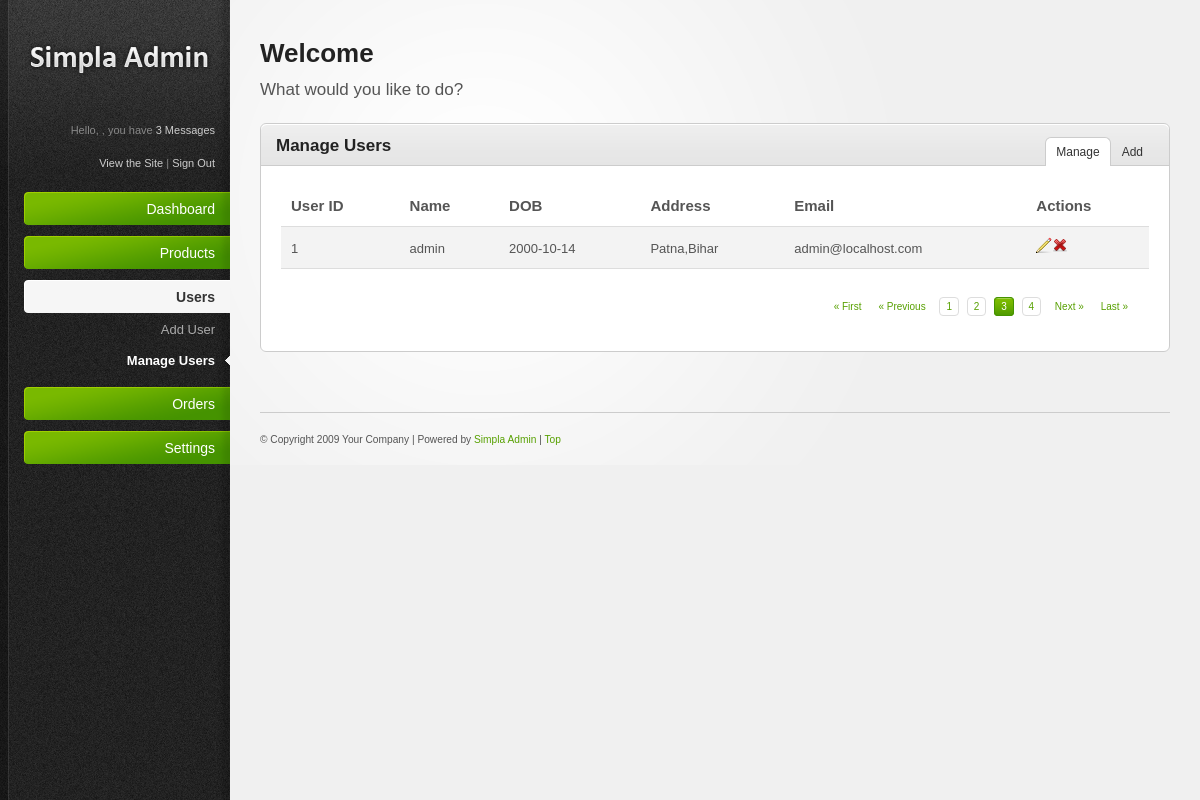
/manageusers.php, run on the app's committed database.
### tables this page shows
CREATE TABLE `users` (
  `userid` int(11) NOT NULL,
  `uname` varchar(100) NOT NULL,
  `dob` date NOT NULL,
  `address` varchar(200) NOT NULL,
  `email` varchar(100) NOT NULL,
  `password` varchar(100) NOT NULL
);

### manageusers.php (the view, shortened to what this page needs)
<?php include 'header.php'; ?>
<?php include 'sidebar.php'; ?>
<?php include 'config.php';
?>
    <div id="main-content">
        <h2><?php echo 'Welcome'.' '. $_SESSION['userdata']['uname']; ?></h2>
        <p id="page-intro">What would you like to do?</p>
        <div class="content-box">
            <div class="content-box-header">
                <h3>Manage Users</h3>
                <ul class="content-box-tabs">
                    <li><a href="#tab1" class="default-tab">Manage</a></li>
                    <li><a href="#tab2">Add</a></li>
                </ul>
            </div>
            <div class="content-box-content">
                <div class="tab-content default-tab" id="tab1">
                    <?php
                        $sql = "SELECT * FROM users";
                        $result = $conn->query($sql);
                    ?>
                    <table>
                        <thead>
                            <tr>
                               <th>User ID</th>
                               <th>Name</th>
                               <th>DOB</th>
                               <th>Address</th>
                               <th>Email</th>
                               <th>Actions</th>
                            </tr>
                        </thead>
                        <tfoot>
                            <tr>
                                <td colspan="7">
                                    <div class="pagination">
                                        <a href="#" title="First Page">&laquo; First</a><a href="#" title="Previous Page">&laquo; Previous</a>
                                        <a href="#" class="number" title="1">1</a>
                                        <a href="#" class="number" title="2">2</a>
                                        <a href="#" class="number current" title="3">3</a>
                                        <a href="#" class="number" title="4">4</a>
                                        <a href="#" title="Next Page">Next &raquo;</a><a href="#" title="Last Page">Last &raquo;</a>
                                    </div>
                                </td>
                            </tr>
                        </tfoot>
                        <tbody>
                        <?php while ($row = $result->fetch_assoc()) {
                                    echo '<tr>';
                                        echo '<td>'.$row['userid'].'</td>';
                                        echo '<td>'.$row['uname'].'</td>';
                                        echo '<td>'.$row['dob'].'</td>' ;
                                        echo '<td>'.$row['address'].'</td>';
                                        echo '<td>'.$row['email'].'</td>';
                                        echo '<td>';
                                         echo "<a href='edituser.php?edit=$row[userid]' title='Edit'><img src='resources/images/icons/pencil.png' alt='Edit' /></a>";
                                         echo "<a href='manageusers.php?delete=$row[userid]' title='Delete'><img src='resources/images/icons/cross.png' alt='Delete' /></a>";
                                        echo '</td>';
                                    echo '</tr>';
                                }
                               ?>
                        </tbody>
                    </table>
                </div>
            </div>
        </div>
        <?php include 'footer.php'; ?>

### resources/css/style.css (style rules this page uses)
html { font-size: 100%; height: 100%; margin-bottom: 1px; }
body { font-family: Arial, Helvetica, sans-serif; color: #555; background: #f0f0f0 url('../images/bg-body.gif') top left repeat-y; font-size: 12px; }
h1, h2, h3, h4, h5, h6 { font-family: Helvetica, Arial, sans-serif; color: #222; font-weight: bold; }
h2 { font-size: 26px; padding: 0 0 10px 0; }
h3 { font-size: 17px; padding: 0 0 10px 0; }
a { color: #57a000; text-decoration: none; }
p { padding: 5px 0 10px 0; line-height: 1.6em; }
#main-content { margin: 0 30px 0 260px; padding: 40px 0 0 0; }
#page-intro { font-size: 17px; padding: 0 0 20px 0; }
#main-content ul, #main-content ol { padding: 10px 0; }
#main-content ul li { background: url('../images/icons/bullet_black.png') center left no-repeat; padding: 4px 0 4px 20px; }
.content-box { border: 1px solid #ccc; margin: 0 0 20px 0; background: #fff; }
.content-box-header { background: #e5e5e5 url('../images/bg-content-box.gif') top left repeat-x; margin-top: 1px; height: 40px; }
.content-box-header h3 { padding: 12px 15px 10px; float: left; }
ul.content-box-tabs { float: right; padding: 12px 15px 0 0 !important; margin: 0 !important; }
ul.content-box-tabs li { float: left; margin: 0; padding: 0 !important; background-image: none !important; }
ul.content-box-tabs li a { color: #333; padding: 8px 10px; display: block; margin: 1px; border-bottom: 0; }
ul.content-box-tabs li a.current { background: #fff; border: 1px solid #ccc; border-bottom: 0; margin: 0; }
.content-box-content { padding: 20px; font-size: 13px; border-top: 1px solid #ccc; }
#main-content table { width: 100%; border-collapse: collapse; }
#main-content table thead th { font-weight: bold; font-size: 15px; border-bottom: 1px solid #ddd; }
#main-content tbody { border-bottom: 1px solid #ddd; }
#main-content tbody tr { background: #fff; }
#main-content tbody tr.alt-row { background: #f3f3f3; }
#main-content table td, #main-content table th { padding: 10px; line-height: 1.3em; }
#main-content .pagination { text-align: right; padding: 20px 0 5px 0; font-family: Verdana, Arial, Helvetica, sans-serif; font-size: 10px; }
.pagination a { margin: 0 5px 0 0; padding: 3px 6px; }
.pagination a.number { border: 1px solid #ddd; }
.pagination a.current { background: #469400 url('../images/bg-button-green.gif') top left repeat-x !important; border-color: #459300 !important; color: #fff !important; }

### resources/css/invalid.css (style rules this page uses)
.button, #main-content table tfoot td .bulk-actions select, .pagination a.number, form input.text-input, form textarea, form .wysiwyg, form select, .dp-popup { -moz-border-radius: 4px; -webkit-border-radius: 4px; border-radius: 4px; }
.content-box, .content-box-header, ul.content-box-tabs li a.current, .shortcut-button, .notification { -moz-border-radius: 6px; -webkit-border-radius: 6px; border-radius: 6px; }
.content-box-header { -moz-border-radius-bottomleft: 0; -moz-border-radius-bottomright: 0; -webkit-border-bottom-left-radius: 0; -webkit-border-bottom-right-radius: 0; border-bottom-left-radius: 0; border-bottom-right-radius: 0; }
ul.content-box-tabs li a.current { -moz-border-radius-bottomleft: 0; -moz-border-radius-bottomright: 0; -webkit-border-bottom-left-radius: 0; -webkit-border-bottom-right-radius: 0; border-bottom-left-radius: 0; border-bottom-right-radius: 0; }

### data on the page
users: userid "1", uname "admin", dob "2000-10-14", address "Patna,Bihar", email "admin@localhost.com"
